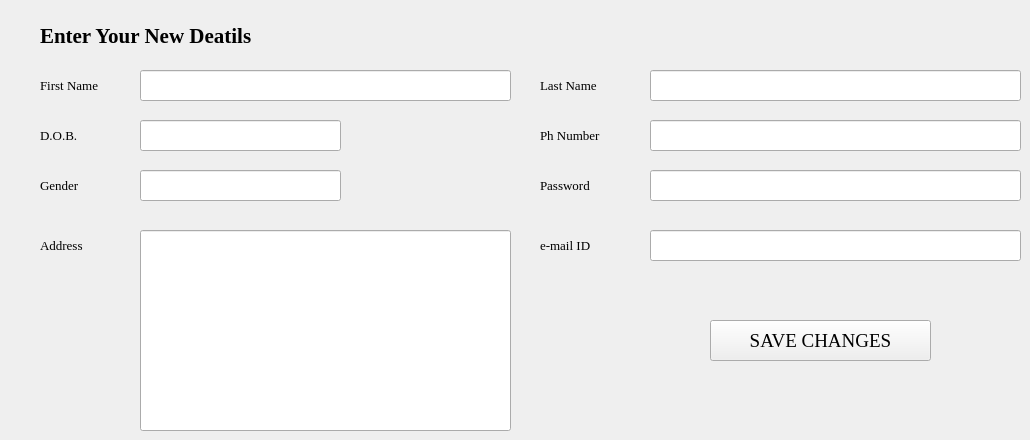
    <widget class="QWidget" name="tab_2">
     <attribute name="title">
      <string>Edit Details</string>
     </attribute>
     <widget class="QLineEdit" name="lineEdit_15">
      <property name="geometry">
       <rect>
        <x>140</x>
        <y>230</y>
        <width>371</width>
        <height>201</height>
       </rect>
      </property>
      <property name="font">
       <font>
        <family>Georgia</family>
        <pointsize>10</pointsize>
       </font>
      </property>
     </widget>
     <widget class="QLabel" name="label_19">
      <property name="geometry">
       <rect>
        <x>40</x>
        <y>170</y>
        <width>91</width>
        <height>31</height>
       </rect>
      </property>
      <property name="font">
       <font>
        <family>Georgia</family>
        <pointsize>10</pointsize>
       </font>
      </property>
      <property name="text">
       <string>Gender</string>
      </property>
     </widget>
     <widget class="QLabel" name="label_18">
      <property name="geometry">
       <rect>
        <x>40</x>
        <y>120</y>
        <width>91</width>
        <height>31</height>
       </rect>
      </property>
      <property name="font">
       <font>
        <family>Georgia</family>
        <pointsize>10</pointsize>
       </font>
      </property>
      <property name="text">
       <string>D.O.B.</string>
      </property>
     </widget>
     <widget class="QLineEdit" name="lineEdit_16">
      <property name="geometry">
       <rect>
        <x>140</x>
        <y>120</y>
        <width>201</width>
        <height>31</height>
       </rect>
      </property>
      <property name="font">
       <font>
        <family>Georgia</family>
        <pointsize>10</pointsize>
       </font>
      </property>
     </widget>
     <widget class="QLabel" name="label_16">
      <property name="geometry">
       <rect>
        <x>40</x>
        <y>70</y>
        <width>91</width>
        <height>31</height>
       </rect>
      </property>
      <property name="font">
       <font>
        <family>Georgia</family>
        <pointsize>10</pointsize>
       </font>
      </property>
      <property name="text">
       <string>First Name</string>
      </property>
     </widget>
     <widget class="QLineEdit" name="lineEdit_17">
      <property name="geometry">
       <rect>
        <x>140</x>
        <y>170</y>
        <width>201</width>
        <height>31</height>
       </rect>
      </property>
      <property name="font">
       <font>
        <family>Georgia</family>
        <pointsize>10</pointsize>
       </font>
      </property>
     </widget>
     <widget class="QLineEdit" name="lineEdit_19">
      <property name="geometry">
       <rect>
        <x>140</x>
        <y>70</y>
        <width>371</width>
        <height>31</height>
       </rect>
      </property>
      <property name="font">
       <font>
        <family>Georgia</family>
        <pointsize>10</pointsize>
       </font>
      </property>
     </widget>
     <widget class="QLineEdit" name="lineEdit_18">
      <property name="geometry">
       <rect>
        <x>650</x>
        <y>70</y>
        <width>371</width>
        <height>31</height>
       </rect>
      </property>
      <property name="font">
       <font>
        <family>Georgia</family>
        <pointsize>10</pointsize>
       </font>
      </property>
     </widget>
     <widget class="QLabel" name="label_15">
      <property name="geometry">
       <rect>
        <x>40</x>
        <y>230</y>
        <width>91</width>
        <height>31</height>
       </rect>
      </property>
      <property name="font">
       <font>
        <family>Georgia</family>
        <pointsize>10</pointsize>
       </font>
      </property>
      <property name="text">
       <string>Address</string>
      </property>
     </widget>
     <widget class="QLabel" name="label_17">
      <property name="geometry">
       <rect>
        <x>540</x>
        <y>70</y>
        <width>91</width>
        <height>31</height>
       </rect>
      </property>
      <property name="font">
       <font>
        <family>Georgia</family>
        <pointsize>10</pointsize>
       </font>
      </property>
      <property name="text">
       <string>Last Name</string>
      </property>
     </widget>
     <widget class="QLabel" name="label_20">
      <property name="geometry">
       <rect>
        <x>40</x>
        <y>20</y>
        <width>341</width>
        <height>31</height>
       </rect>
      </property>
      <property name="font">
       <font>
        <family>Georgia</family>
        <pointsize>16</pointsize>
        <weight>75</weight>
        <bold>true</bold>
       </font>
      </property>
      <property name="text">
       <string>Enter Your New Deatils</string>
      </property>
     </widget>
     <widget class="QPushButton" name="pushButton">
      <property name="geometry">
       <rect>
        <x>710</x>
        <y>320</y>
        <width>221</width>
        <height>41</height>
       </rect>
      </property>
      <property name="font">
       <font>
        <family>Georgia</family>
        <pointsize>14</pointsize>
       </font>
      </property>
      <property name="text">
       <string>SAVE CHANGES</string>
      </property>
     </widget>
     <widget class="QLineEdit" name="lineEdit_66">
      <property name="geometry">
       <rect>
        <x>650</x>
        <y>170</y>
        <width>371</width>
        <height>31</height>
       </rect>
      </property>
      <property name="font">
       <font>
        <family>Georgia</family>
        <pointsize>10</pointsize>
       </font>
      </property>
     </widget>
     <widget class="QLabel" name="label_69">
      <property name="geometry">
       <rect>
        <x>540</x>
        <y>170</y>
        <width>91</width>
        <height>31</height>
       </rect>
      </property>
      <property name="font">
       <font>
        <family>Georgia</family>
        <pointsize>10</pointsize>
       </font>
      </property>
      <property name="text">
       <string>Password</string>
      </property>
     </widget>
     <widget class="QLineEdit" name="lineEdit_47">
      <property name="geometry">
       <rect>
        <x>650</x>
        <y>230</y>
        <width>371</width>
        <height>31</height>
       </rect>
      </property>
      <property name="font">
       <font>
        <family>Georgia</family>
        <pointsize>10</pointsize>
       </font>
      </property>
     </widget>
     <widget class="QLabel" name="label_49">
      <property name="geometry">
       <rect>
        <x>540</x>
        <y>230</y>
        <width>91</width>
        <height>31</height>
       </rect>
      </property>
      <property name="font">
       <font>
        <family>Georgia</family>
        <pointsize>10</pointsize>
       </font>
      </property>
      <property name="text">
       <string>e-mail ID</string>
      </property>
     </widget>
     <widget class="QLineEdit" name="lineEdit_48">
      <property name="geometry">
       <rect>
        <x>650</x>
        <y>120</y>
        <width>371</width>
        <height>31</height>
       </rect>
      </property>
      <property name="font">
       <font>
        <family>Georgia</family>
        <pointsize>10</pointsize>
       </font>
      </property>
     </widget>
     <widget class="QLabel" name="label_50">
      <property name="geometry">
       <rect>
        <x>540</x>
        <y>120</y>
        <width>91</width>
        <height>31</height>
       </rect>
      </property>
      <property name="font">
       <font>
        <family>Georgia</family>
        <pointsize>10</pointsize>
       </font>
      </property>
      <property name="text">
       <string>Ph Number</string>
      </property>
     </widget>
    </widget>
